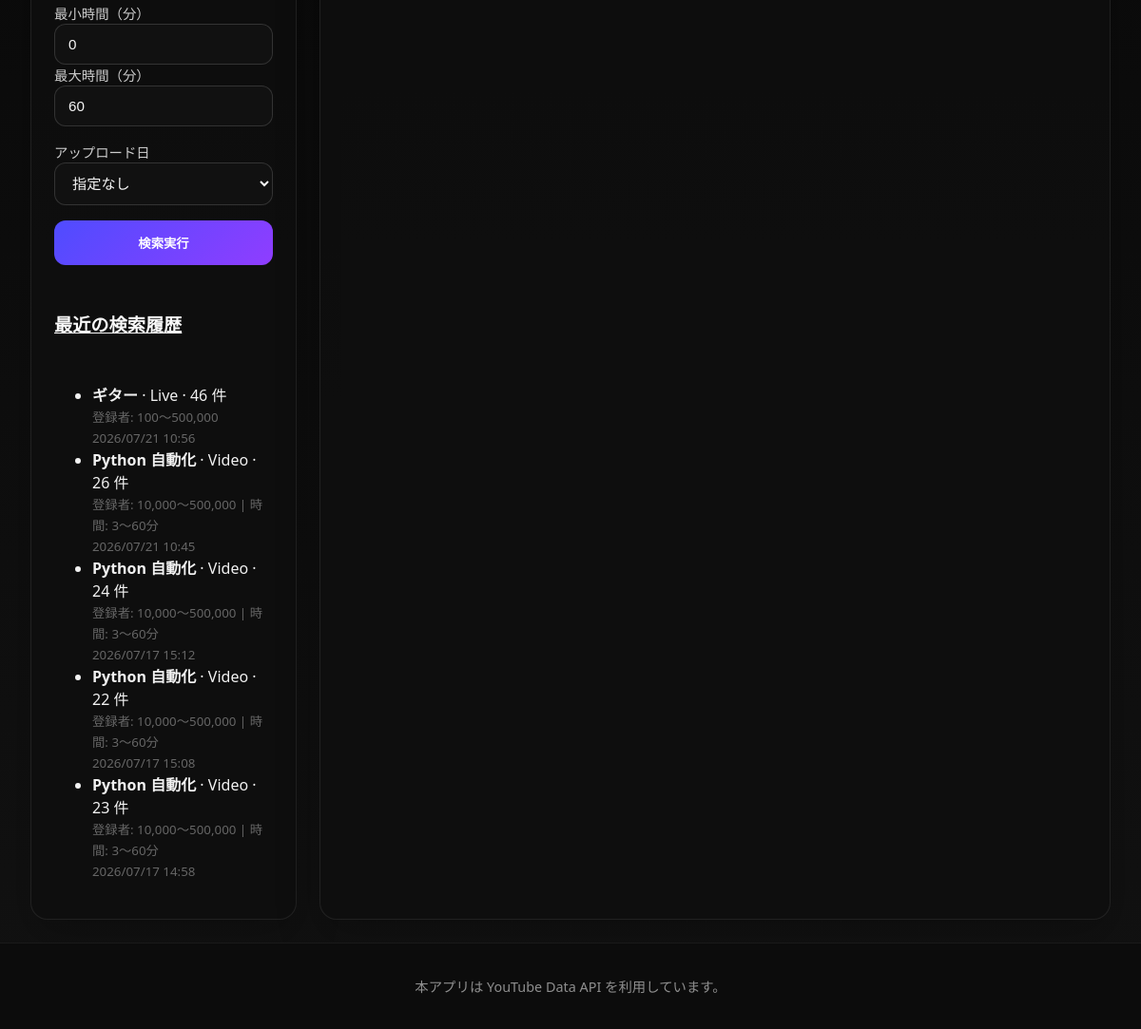
The app's page / (signed in, lower part), older data.
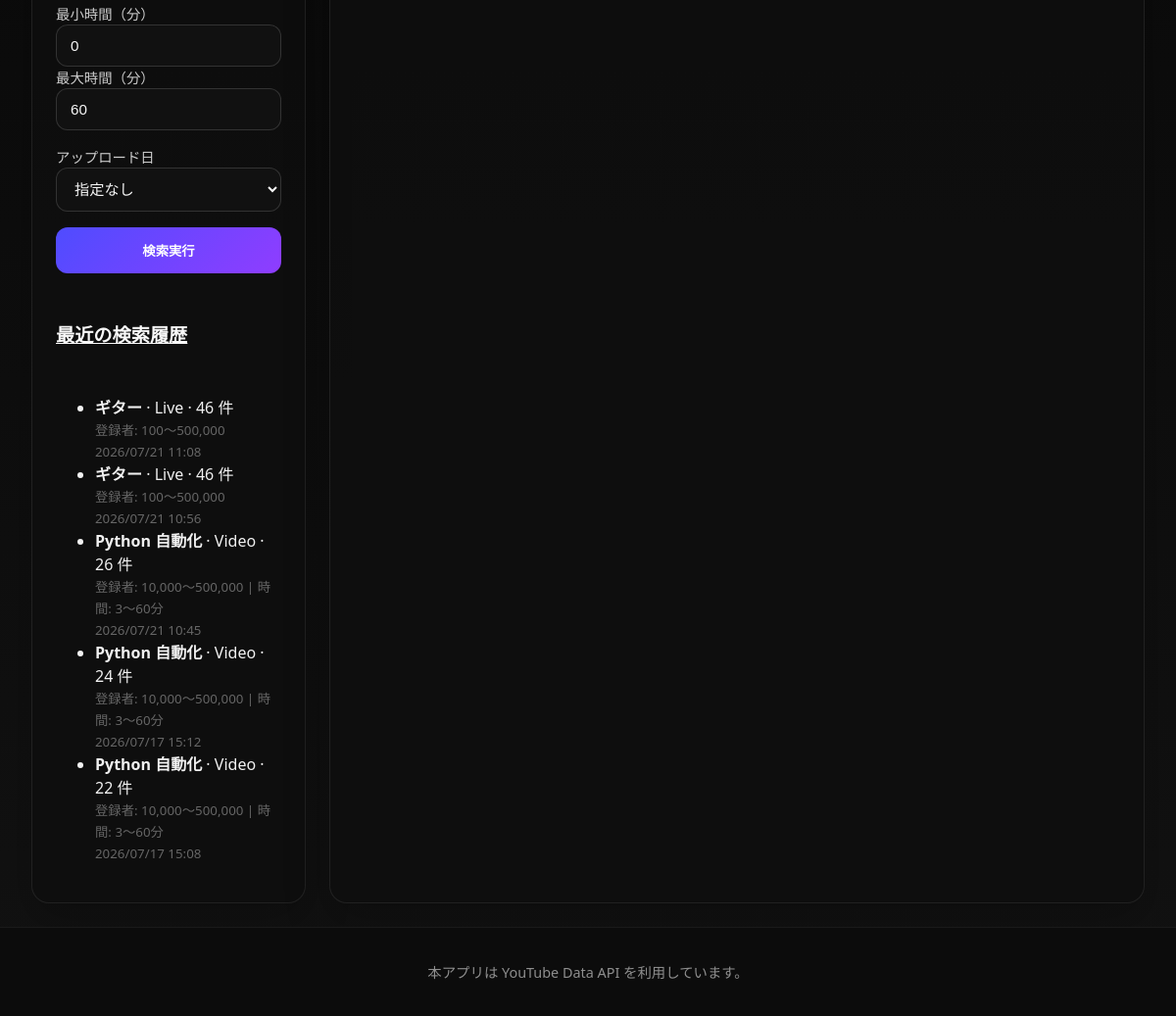
The same page, newer data.
### youtube_app/models.py (models this page shows, shortened)
class SearchHistory(models.Model):
    target = models.CharField(max_length=16, default='video')
    query = models.CharField(max_length=255)
    max_results = models.PositiveSmallIntegerField(default=50)
    order = models.CharField(max_length=32, default='viewCount')
    lower_threshold = models.PositiveIntegerField(default=100000)
    upper_threshold = models.PositiveIntegerField(default=500000)
    min_duration = models.PositiveIntegerField(default=0)
    max_duration = models.PositiveIntegerField(default=60)
    date_option = models.CharField(max_length=16, default='none')
    results_count = models.PositiveIntegerField(default=0)
    created_at = models.DateTimeField(auto_now_add=True)
    user = models.ForeignKey(User, on_delete=models.CASCADE, related_name='search_histories', null=True, blank=True)
    class Meta:
        ordering = ['-created_at']

### youtube_app/views.py (the view, shortened to what this page needs)
# urls.py: path('', views.search_view, name='search'),
@login_required # 検索もログイン必須にする場合
def search_view(request):
    if not request.GET and 'last_search_params' in request.session:
        saved_params = request.session['last_search_params']
        context = get_query_parameters(request) # デフォルト値で初期化
        context.update(saved_params)            # 保存されていた値で上書き
    else:
        context = get_query_parameters(request)
    context['base_query_string'] = build_query_string_without_select(request)
    context['is_video_mode'] = context['target'] == 'video'
    context['results'] = []
    context['error_message'] = ''
    favorite_lists = []
    if request.user.is_authenticated:
        for i in range(1, 6):
            obj, created = FavoriteList.objects.get_or_create(
                user=request.user, index=i,
                defaults={'name': f'リスト {i}'}
            )
            favorite_lists.append(obj)
    context['favorite_lists'] = favorite_lists
    context['recent_history'] = SearchHistory.objects.filter(user=request.user)[:5] if request.user.is_authenticated else []
    return render(request, 'youtube_app/search.html', context)

### youtube_app/views.py (called while the page is built)
def get_query_parameters(request: HttpRequest) -> dict:
    return {
        'target': request.GET.get('target', 'video'),
        'query': request.GET.get('query', 'Python 自動化'),
        'max_results': int(request.GET.get('max_results', 50) or 50),
        'order': request.GET.get('order', 'viewCount'),
        'lower_threshold': int(request.GET.get('lower_threshold', 100000) or 100000),
        'upper_threshold': int(request.GET.get('upper_threshold', 500000) or 500000),
        'min_duration': int(request.GET.get('min_duration', 0) or 0),
        'max_duration': int(request.GET.get('max_duration', 60) or 60),
        'date_option': request.GET.get('date_option', 'none'),
        'selected_video_id': request.GET.get('select', ''),
    }

def build_query_string_without_select(request):
    params = request.GET.copy()
    params.pop('select', None)
    return params.urlencode()

### youtube_app/templates/youtube_app/search.html (shortened to what this page needs)
{% load static humanize %}
<!DOCTYPE html>
<html lang="ja">
<head>
    <link rel="stylesheet" href="{% static 'youtube_app/style.css' %}">
</head>
<body>
    <div class="page-shell">
        <main class="layout-grid">
            <section class="panel sidebar-panel">
                <div class="panel-card">
                    <form method="get" class="search-form">
                        <div class="field-group columns-2 video-filter">
                            <div>
                                <label for="min_duration">最小時間（分）</label>
                                <input id="min_duration" name="min_duration" type="number" min="0" value="{{ min_duration }}">
                            </div>
                            <div>
                                <label for="max_duration">最大時間（分）</label>
                                <input id="max_duration" name="max_duration" type="number" min="0" value="{{ max_duration }}">
                            </div>
                        </div>
                        <div class="field-group video-filter">
                            <label for="date_option">アップロード日</label>
                            <select id="date_option" name="date_option">
                                <option value="none" {% if date_option == 'none' %}selected{% endif %}>指定なし</option>
                            </select>
                        </div>
                        <div class="actions">
                            <button type="submit" class="primary-button">検索実行</button>
                        </div>
                    </form>
                </div>
                <div class="panel-card history-panel">
                    <h2><a href="{% url 'youtube_app:history' %}" style="color: inherit; text-decoration: underline;">最近の検索履歴</a></h2>
                    {% if recent_history %}
                        <ul class="history-list">
                            {% for history in recent_history %}
                                <li>
                                    <strong>{{ history.query }}</strong> · {{ history.target|title }} · {{ history.results_count }} 件<br>
                                    <small style="color: #666;">
                                        登録者: {{ history.lower_threshold|intcomma }}〜{{ history.upper_threshold|intcomma }}
                                        {% if history.target == 'video' %}| 時間: {{ history.min_duration }}〜{{ history.max_duration }}分{% endif %}<br>
                                        {{ history.created_at|date:'Y/m/d H:i' }}
                                    </small>
                                </li>
                            {% endfor %}
                        </ul>
                    {% else %}
                        <div class="message info">検索履歴はまだありません。</div>
                    {% endif %}
                </div>
            </section>
            <section class="panel results-panel">
            </section>
        </main>
        <footer class="app-footer">
            <p>本アプリは YouTube Data API を利用しています。</p>
        </footer>
    </div>
</body>
</html>

### youtube_app/static/youtube_app/style.css (style rules this page uses)
:root { color-scheme: dark; color: #f5f5f5; background: #040404; font-family: 'Segoe UI', 'Helvetica Neue', Arial, 'Noto Sans JP', sans-serif; }
* { box-sizing: border-box; }
body { margin: 0; min-height: 100vh; background: linear-gradient(180deg, #070707 0%, #121212 100%); color: #f1f1f1; }
.page-shell { display: flex; flex-direction: column; min-height: 100vh; }
.layout-grid { display: grid; gap: 24px; padding: 24px 32px; grid-template-columns: 280px minmax(0, 1fr); flex: 1; }
.panel { background: rgba(15, 15, 15, 0.92); border: 1px solid rgba(255, 255, 255, 0.08); border-radius: 18px; box-shadow: 0 16px 45px rgba(0, 0, 0, 0.25); }
.results-panel { min-height: auto; }
.panel-card { padding: 24px; }
.sidebar-panel .panel-card { display: flex; flex-direction: column; gap: 16px; }
.panel h2 { margin: 0 0 16px; font-size: 1.2rem; color: #f8f8f8; }
.field-group { display: flex; flex-direction: column; gap: 8px; margin-bottom: 16px; }
.field-group label { color: #ccc; font-size: 0.9rem; }
.field-group input, .field-group select { border: 1px solid rgba(255, 255, 255, 0.14); border-radius: 12px; background: #111; color: #f5f5f5; padding: 12px 14px; font-size: 0.95rem; width: 100%; min-width: 0; }
.field-group input::placeholder { color: #6d6d6d; }
.columns-2, .range-inputs, .field-group { min-width: 0; }
.columns-2 { display: grid; gap: 12px; grid-template-columns: 1fr 1fr; }
.actions { display: flex; justify-content: stretch; min-width: 0; }
.primary-button { width: 100%; border: none; border-radius: 12px; padding: 14px 18px; background: linear-gradient(135deg, #4f4cff, #8f3dff); color: #fff; font-weight: 700; cursor: pointer; transition: transform 0.2s ease, box-shadow 0.2s ease; }
.app-footer { padding: 20px 32px; text-align: center; color: #8f8f8f; font-size: 0.9rem; background: #0c0c0c; border-top: 1px solid rgba(255, 255, 255, 0.06); }

Row changes from the older to the newer data that the page shows:
no longer on this page (row unchanged): SearchHistory: query "Python 自動化", target "Video", results_count "23", lower_threshold "10,000", upper_threshold "500,000", min_duration "3", max_duration "60", created_at "2026/07/17 14:58"
added SearchHistory: query "ギター", target "Live", results_count "46", lower_threshold "100", upper_threshold "500,000", created_at "2026/07/21 11:08"
